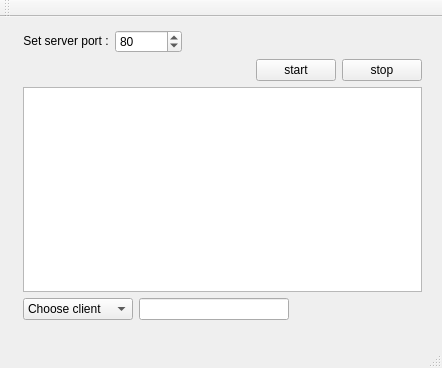
<?xml version="1.0" encoding="UTF-8"?>
<ui version="4.0">
 <class>MainWindow</class>
 <widget class="QMainWindow" name="MainWindow">
  <property name="geometry">
   <rect>
    <x>0</x>
    <y>0</y>
    <width>442</width>
    <height>368</height>
   </rect>
  </property>
  <property name="windowTitle">
   <string>QTCPServer</string>
  </property>
  <property name="styleSheet">
   <string notr="true"/>
  </property>
  <property name="animated">
   <bool>false</bool>
  </property>
  <widget class="QWidget" name="centralWidget">
   <widget class="QWidget" name="widget" native="true">
    <property name="geometry">
     <rect>
      <x>12</x>
      <y>2</y>
      <width>421</width>
      <height>312</height>
     </rect>
    </property>
    <layout class="QVBoxLayout" name="verticalLayout">
     <item>
      <layout class="QHBoxLayout" name="horizontalLayout_2">
       <item>
        <widget class="QLabel" name="setPort">
         <property name="text">
          <string>&lt;html&gt;&lt;head/&gt;&lt;body&gt;&lt;p align=&quot;center&quot;&gt;Set server port :&lt;/p&gt;&lt;/body&gt;&lt;/html&gt;</string>
         </property>
        </widget>
       </item>
       <item>
        <widget class="QSpinBox" name="spinBox">
         <property name="alignment">
          <set>Qt::AlignLeading|Qt::AlignLeft|Qt::AlignVCenter</set>
         </property>
         <property name="minimum">
          <number>1</number>
         </property>
         <property name="maximum">
          <number>999999</number>
         </property>
         <property name="value">
          <number>80</number>
         </property>
        </widget>
       </item>
       <item>
        <spacer name="horizontalSpacer_2">
         <property name="orientation">
          <enum>Qt::Horizontal</enum>
         </property>
         <property name="sizeHint" stdset="0">
          <size>
           <width>38</width>
           <height>17</height>
          </size>
         </property>
        </spacer>
       </item>
      </layout>
     </item>
     <item>
      <layout class="QHBoxLayout" name="horizontalLayout_3">
       <item>
        <widget class="QLabel" name="statusserver">
         <property name="text">
          <string/>
         </property>
        </widget>
       </item>
       <item>
        <spacer name="horizontalSpacer_3">
         <property name="orientation">
          <enum>Qt::Horizontal</enum>
         </property>
         <property name="sizeHint" stdset="0">
          <size>
           <width>40</width>
           <height>20</height>
          </size>
         </property>
        </spacer>
       </item>
       <item>
        <widget class="QPushButton" name="startbtn">
         <property name="text">
          <string>start</string>
         </property>
        </widget>
       </item>
       <item>
        <widget class="QPushButton" name="stopbtn">
         <property name="text">
          <string>stop</string>
         </property>
        </widget>
       </item>
      </layout>
     </item>
     <item>
      <widget class="QTextBrowser" name="textBrowser_receivedMessages">
       <property name="font">
        <font>
         <family>Arial</family>
         <pointsize>9</pointsize>
        </font>
       </property>
       <property name="styleSheet">
        <string notr="true"/>
       </property>
      </widget>
     </item>
     <item>
      <layout class="QHBoxLayout" name="horizontalLayout_4">
       <item>
        <widget class="QComboBox" name="comboBox_receiver">
         <property name="minimumSize">
          <size>
           <width>110</width>
           <height>0</height>
          </size>
         </property>
         <property name="currentText">
          <string>Choose client</string>
         </property>
         <item>
          <property name="text">
           <string>Choose client</string>
          </property>
         </item>
        </widget>
       </item>
       <item>
        <widget class="QLineEdit" name="lineEdit_message">
         <property name="minimumSize">
          <size>
           <width>150</width>
           <height>0</height>
          </size>
         </property>
         <property name="styleSheet">
          <string notr="true"/>
         </property>
        </widget>
       </item>
       <item>
        <widget class="QPushButton" name="pushButton_sendMessage">
         <property name="minimumSize">
          <size>
           <width>0</width>
           <height>0</height>
          </size>
         </property>
         <property name="styleSheet">
          <string notr="true"/>
         </property>
         <property name="icon">
          <iconset>
           <selectedon>:/image/send_message.png</selectedon>
          </iconset>
         </property>
         <property name="flat">
          <bool>true</bool>
         </property>
        </widget>
       </item>
       <item>
        <widget class="QPushButton" name="pushButton_sendAttachment">
         <property name="enabled">
          <bool>true</bool>
         </property>
         <property name="styleSheet">
          <string notr="true"/>
         </property>
         <property name="icon">
          <iconset resource="ResourceServer.qrc">
           <normaloff>:/image/send_file.png</normaloff>:/image/send_file.png</iconset>
         </property>
         <property name="flat">
          <bool>true</bool>
         </property>
        </widget>
       </item>
       <item>
        <widget class="QPushButton" name="pushButton_history">
         <property name="text">
          <string/>
         </property>
         <property name="icon">
          <iconset resource="ResourceServer.qrc">
           <normaloff>:/image/image_history.png</normaloff>:/image/image_history.png</iconset>
         </property>
         <property name="flat">
          <bool>true</bool>
         </property>
        </widget>
       </item>
      </layout>
     </item>
    </layout>
   </widget>
  </widget>
  <widget class="QMenuBar" name="menuBar">
   <property name="geometry">
    <rect>
     <x>0</x>
     <y>0</y>
     <width>442</width>
     <height>21</height>
    </rect>
   </property>
  </widget>
  <widget class="QToolBar" name="mainToolBar">
   <attribute name="toolBarArea">
    <enum>TopToolBarArea</enum>
   </attribute>
   <attribute name="toolBarBreak">
    <bool>false</bool>
   </attribute>
  </widget>
  <widget class="QStatusBar" name="statusBar"/>
 </widget>
 <layoutdefault spacing="6" margin="11"/>
 <resources>
  <include location="ResourceServer.qrc"/>
 </resources>
 <connections/>
</ui>
